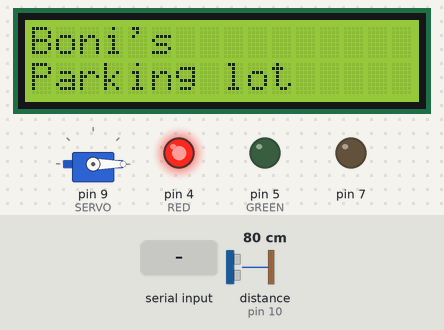
The sketch below on a simulated Arduino Uno, built with avr-gcc and run on an emulated ATmega328P. Shown: 16×2 character LCD, servo, output pins drawn as LEDs (lit = HIGH). Wiring (inferred from the names in the program): ultrasonic range finder: trigger pin 8; echo pin 10. The inputs (shaded band) are chosen by the test bench; at power-on: distance to the obstacle (sensor on pin 10) 80 cm. The echo pulse lasts 58.3 µs per cm; pins used as bus, display or sensor lines are not drawn; what the sketch prints to the serial monitor is not drawn.

Above: at 1.2 s.
1.3 s: "FULL SLOT\n" received over Serial
At 2.3 s:
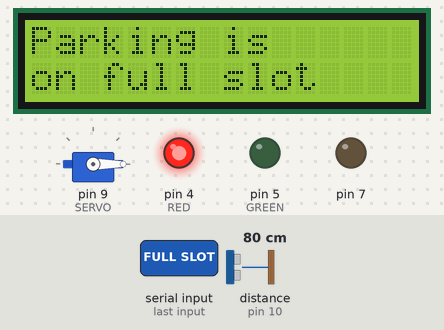
2.8 s: distance to the obstacle (sensor on pin 10) set to 18 cm
4.3 s: distance to the obstacle (sensor on pin 10) set to 13 cm
At 5.5 s:
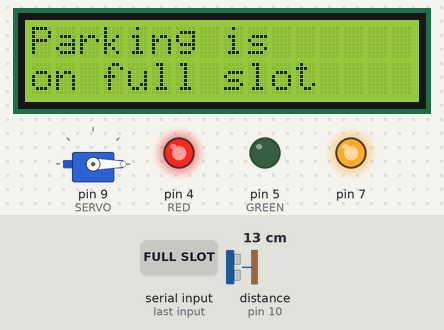
5.8 s: "ACCEPT\n" received over Serial
At 6.4 s:
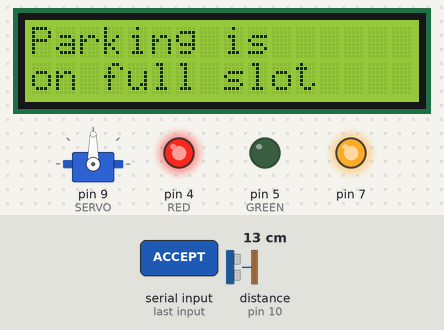
7.4 s: "VACANT\n" received over Serial
At 8.2 s:
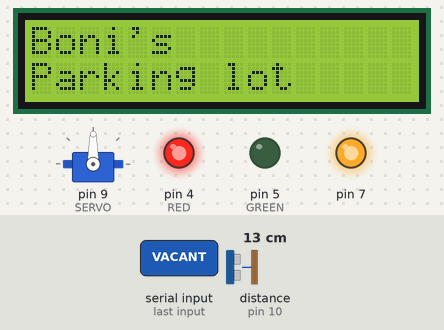
8.9 s: "DECLINE\n" received over Serial
At 10.1 s:
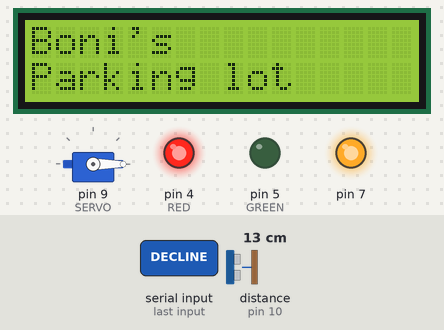
Timing chart, 0 to 11.4 s (numbered marks = the images above; inputs shaded):
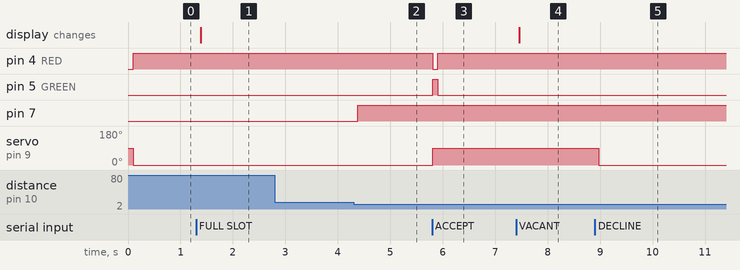

Measured:
- the behaviour switches between 16 and 15 cm on distance to the obstacle (sensor on pin 10) (found by bisection; images 1 and 2)
- after the input at 1.3 s, the display: changes after 0.09 s (image 1)
- after the input at 2.8 s, every drawn part: stays the same
- after the input at 4.3 s, pin 7: LOW → HIGH after 0.08 s
- after the input at 5.8 s, pin 4 (RED): HIGH → LOW at once, → HIGH 0.10 s later; pin 5 (GREEN): LOW → HIGH at once, → LOW 0.10 s later; servo on pin 9 (SERVO): 0° → 90° at once
- after the input at 7.4 s, the display: changes after 0.06 s (image 4)
- after the input at 8.9 s, servo on pin 9 (SERVO): 90° → 0° after 0.08 s

The sketch:

parking_test.ino
```cpp
#include <Servo.h>
#include <Wire.h>
#include <LiquidCrystal_I2C.h>

#define TRIG_PIN 8
#define SERVO 9
#define ECHO_PIN 10
#define RED 4
#define GREEN 5

LiquidCrystal_I2C lcd(0x27, 16, 2);
Servo gateServo;

bool motionDetected;
bool lastState = false;
bool waitingDecision = false;

void setup() {
  Serial.begin(9600);
  lcd.init();
  lcd.backlight();

  gateServo.attach(SERVO);
  pinMode(TRIG_PIN, OUTPUT);
  pinMode(ECHO_PIN, INPUT);
  pinMode(7, OUTPUT);
  pinMode(RED, OUTPUT);
  pinMode(GREEN, OUTPUT);

  lcd.setCursor(0,0);
  lcd.print("Boni's         ");
  lcd.setCursor(0,1);
  lcd.print("Parking lot    ");
}

void loop() {
  long duration;
  float distance;

  // ultrasonic
  digitalWrite(TRIG_PIN, LOW);
  delayMicroseconds(2);
  digitalWrite(TRIG_PIN, HIGH);
  delayMicroseconds(10);
  digitalWrite(TRIG_PIN, LOW);

  duration = pulseIn(ECHO_PIN, HIGH);
  distance = duration * 0.034 / 2;

  // detect
  if (distance < 15) {
    motionDetected = true;
    waitingDecision = true;
    digitalWrite(7, HIGH);
    digitalWrite(GREEN, LOW);
    digitalWrite(RED, HIGH);
  }
  else {
    motionDetected = false;
    waitingDecision = false;
    digitalWrite(7, LOW);
    gateServo.write(0);
    digitalWrite(GREEN, LOW);
    digitalWrite(RED, HIGH);
  }

  // SEND ONLY WHEN CHANGED
  if (motionDetected != lastState) {
    Serial.println(motionDetected ? "TRUE" : "FALSE");
    lastState = motionDetected;
  }

  // READ VB COMMANDS
  if (Serial.available() > 0) {
    String command = Serial.readStringUntil('\n');
    command.trim();
    command.toUpperCase();

    // gate control
    if (waitingDecision && command == "ACCEPT") {
      gateServo.write(90);
      digitalWrite(GREEN, HIGH);
      digitalWrite(RED, LOW);
      waitingDecision = false;
    }
    else if (waitingDecision && command == "DECLINE") {
      gateServo.write(0);
      digitalWrite(GREEN, LOW);
      digitalWrite(RED, HIGH);
      waitingDecision = false;
    }

    // LCD control
    if (command == "FULL SLOT") {
      lcd.setCursor(0,0);
      lcd.print("Parking is     ");
      lcd.setCursor(0,1);
      lcd.print("on full slot   ");
    }
    else if (command == "VACANT") {
      lcd.setCursor(0,0);
      lcd.print("Boni's         ");
      lcd.setCursor(0,1);
      lcd.print("Parking lot    ");
    }

    if (command == "EXIT") {
      gateServo.write(90);
      delay(3000);
      gateServo.write(0);
    }
  }

  delay(100); // reduced delay for responsiveness
}
```
